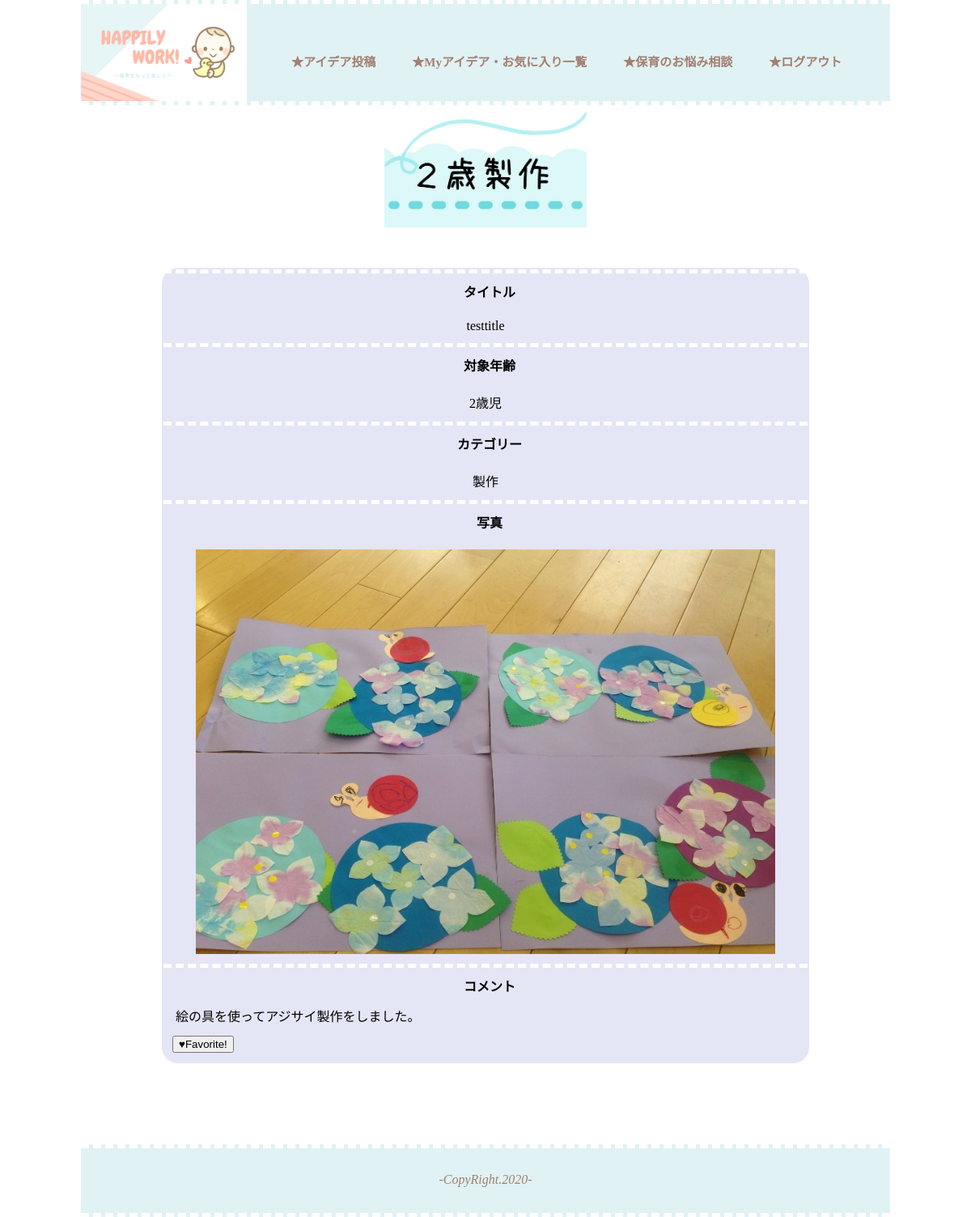
/two_s.php (signed in), run on the app's committed database.
### tables this page shows
CREATE TABLE `ideas` (
  `id` int(11) NOT NULL,
  `user_id` int(11) NOT NULL,
  `title` varchar(64) NOT NULL,
  `age_id` int(11) NOT NULL,
  `category_id` int(11) NOT NULL,
  `image` varchar(255) NOT NULL,
  `comment` varchar(255) NOT NULL
);

### php.Original/config/config.php (called while the page is built)
<?php
 $host = 'localhost';
 $dbname = 'original_php';
 $user = 'a.kayama';
 $pass = 'jmag5624';

### php.Original/model/DB.php (called while the page is built, shortened)
<?php
 class DB {
   private $host;
   private $dbname;
   private $user;
   private $pass;
   function __construct($host, $dbname, $user, $pass) {
     $this->host = $host;
     $this->dbname = $dbname;
     $this->user = $user;
     $this->pass = $pass;
   }
   public function connectDB() {
     $this->connect = new PDO('mysql:host='.$this->host.';dbname='.$this->dbname.';charset=utf8', $this->user, $this->pass);
   }
 }

### php.Original/model/User.php (called while the page is built, shortened)
<?php
 require_once("DB.php");
class User extends DB {
 public function favoriteAdd($user,$idea){
   $sql = 'SELECT * FROM favorites WHERE user_id=? AND idea_id=?';
   $stmt = $this->connect->prepare($sql);
   $param = array($user,$idea);
   $stmt->execute($param);
   $res = $stmt->fetch();
   return $res;
 }
 public function two_s() {
    $sql = 'SELECT * FROM ideas WHERE category_id="2" AND age_id="2" ';
    $stmt = $this->connect->prepare($sql);
    $stmt->execute();
    $result = $stmt->fetchAll();
    return $result;
 }
}

### two_s.php (the view, shortened to what this page needs)
<?php
require_once("php.Original/config/config.php");
require_once("php.Original/model/User.php");
try{
  $user = new User($host, $dbname, $user, $pass);
  $user->connectDB();
  $result = $user->two_s();
  foreach ($result as $row) {
    $post_id = $row['id'];
  }
  $check = $user->favoriteAdd($_SESSION['User']['id'],$post_id);
  } catch(PDOException $e) {
    echo "エラー:".$e->getMessage()."<br>";
  }
?>
<!DOCTYPE html>
<html lang="ja">
  <head>
    <link rel="stylesheet" type="text/css" href="php.Original/css/agecategory.css">
    <link rel="stylesheet" type="text/css" href="php.Original/css/base.css">
  </head>
  <body>
    <div id="wrapper">
    <img id="tro_logo" src="php.Original/image/2-sei-logo.jpg" alt="２歳児製作ロゴ">
    <div class="idea-box">
    <?php foreach ($result as $row): ?>
      <table id="idea-2">
       <tr><th>タイトル</th></tr>
       <tr><td class="ct"><?php echo $row['title'] ?></td></tr>
       <tr><th>対象年齢</th></tr>
       <tr><td class="ct"><?php  if($row['age_id'] =="2") { echo "2歳児" ;}?></td></tr>
       <tr><th>カテゴリー</th></tr>
       <tr><td class="ct"><?php  if($row['category_id'] =="2") { echo "製作" ;}?></td></tr>
       <tr><th>写真</th></tr>
       <tr><td class="ct"><img id ="photo" src="php.Original/css/img/<?php echo $row['image']; ?>" ></td></tr>
       <tr><th>コメント</th></tr>
       <tr><td class="left-c"><?php echo $row['comment'] ?></td></tr>
       <tr><td>
         <button type="button" id ="<?php echo $row['id'] ?>" name="favorite" class="favorite_btn">
         <?php if(!$check): ?>
           ♥Favorite!
         <?php else: ?>
           ♡Cancel
         <?php endif; ?>
       </button>
       </tr></td>
     </table>
    <?php endforeach; ?>
   </div>
  </div>
  </body>
</html>

### php.Original/css/agecategory.css (style rules this page uses)
#tro_logo { width: 250px; display: block; margin: 0 auto 50px auto; }
#photo { width: 90%; height: 500px; margin: 0 auto; display: block; }
.ct { text-align: center; padding: 10px 0 10px 0; }
#idea-2 { background-color: rgb(228, 229, 245); border-radius: 20px; width: 80%; margin: 0 0 20px 0; }
#idea-2 th { border-top: 5px dashed white; padding: 10px 0 10px 10px; }
.idea-box { width: 1000px; display: flex; justify-content: space-around; flex-wrap: wrap; }
.left-c { text-align: left; padding-left: 15px; padding-bottom: 10px; white-space: pre-wrap; }

### php.Original/css/base.css (style rules this page uses)
body { margin: 0; padding: 0; display: block; }
#wrapper { width: 1000px; margin: 0 auto; }
#logo2 { width: 205px; height: 120px; }
a { text-decoration: none; color: rgb(162, 127, 112); }
li { list-style-type: none; }
#g-navi { display: flex; border-bottom: 5px dashed white; border-top: 5px dashed white; height: 120px; background-color: rgb(224, 242, 244); width: 1000px; margin: 0 auto; }
#g-navi li { margin-left: 45px; font-size: 15px; font-weight: bold; }
#g-navi ul { padding: 0; }
.navigation { display: flex; margin-top: 60px; margin-left: 10px; }
footer { height: 80px; background-color: rgb(224, 242, 244); border-top: 5px dashed white; border-bottom: 5px dashed white; width: 1000px; margin: 80px auto 0 auto; }
address { text-align: center; padding-top: 30px; color: rgb(162, 127, 112); }
.favorite_btn { margin: 0 0 10px 10px; }

### data on the page
ideas: title "testtitle", shows "2歳児", shows "製作", image (picture), comment "絵の具を使ってアジサイ製作をしました。"
